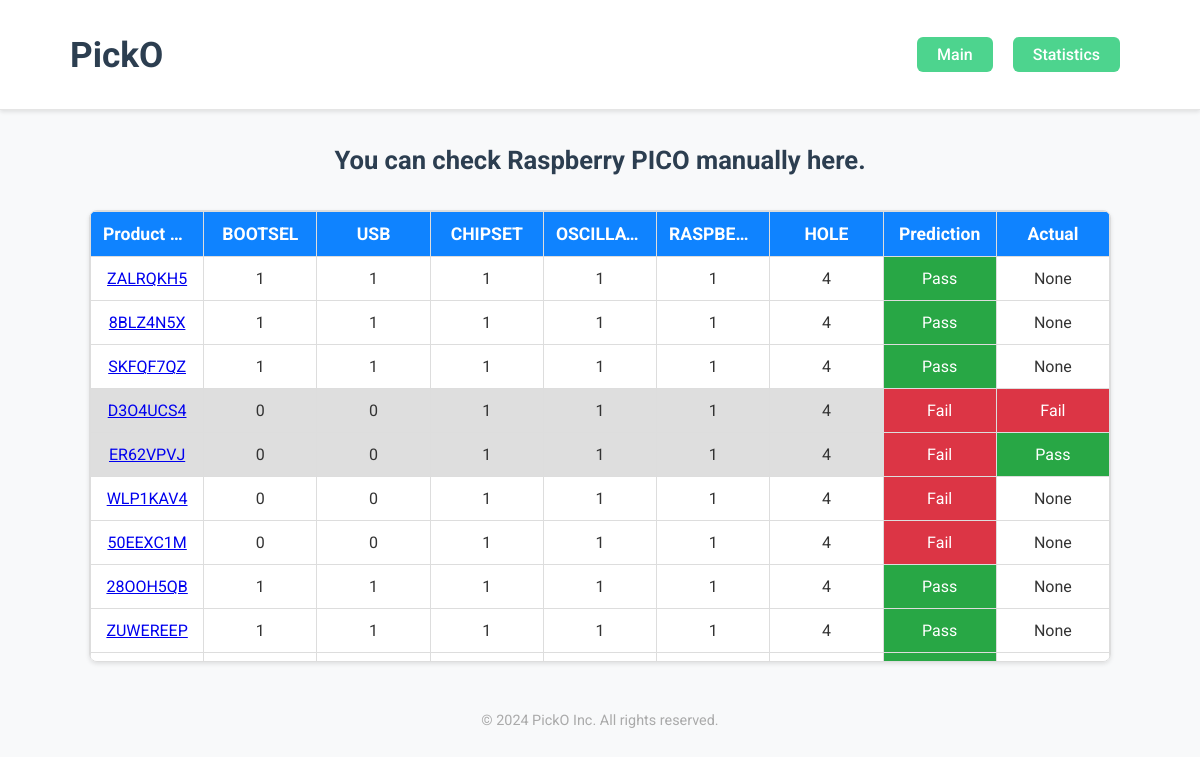
The app's page /inspection, older data.
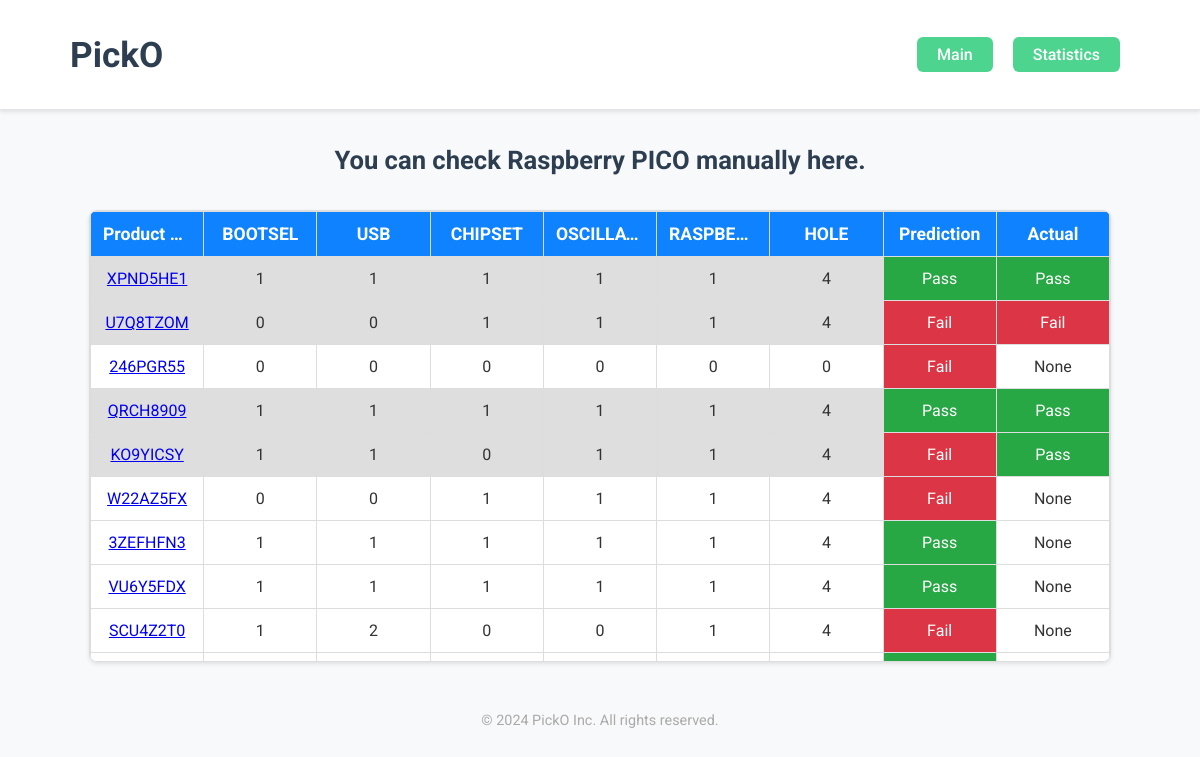
The same page, newer data.
### tables this page shows
CREATE TABLE 제품검수 (
            PRODUCT_NUM TEXT PRIMARY KEY,
            BOOTSEL INTEGER NOT NULL,
            USB INTEGER NOT NULL,
            CHIPSET INTEGER NOT NULL,
            OSCILLATOR INTEGER NOT NULL,
            RASPBERRY_PICO INTEGER NOT NULL,
            HOLE INTEGER NOT NULL,
            PREDICT TEXT NOT NULL,
            ACTUAL TEXT
        );

### app.py (the view)
@app.route('/inspection')
def inspection():
    conn = sqlite3.connect(db_path)
    cursor = conn.cursor()
    cursor.execute("SELECT * FROM 제품검수")
    data = cursor.fetchall()
    conn.close()
    return render_template('inspection.html', data=data)

### templates/inspection.html (shortened to what this page needs)
<!DOCTYPE html>
<html lang="en">
    <head>
        <link
            rel="stylesheet"
            href="{{ url_for('static', filename='css/inspection.css') }}"
        />
    </head>
    <body>
        <header>
            <h1 id="Logo">PickO</h1>
            <nav>
                <ul>
                    <li><a href="/">Main</a></li>
                    <li><a href="/statistics">Statistics</a></li>
                </ul>
            </nav>
        </header>
        <h2>You can check Raspberry PICO manually here.</h2>
        <main>
            <div id="table-container">
                <table>
                    <thead>
                        <tr>
                            <th>Product Number</th>
                            <th>BOOTSEL</th>
                            <th>USB</th>
                            <th>CHIPSET</th>
                            <th>OSCILLATOR</th>
                            <th>RASPBERRY PICO</th>
                            <th>HOLE</th>
                            <th>Prediction</th>
                            <th>Actual</th>
                        </tr>
                    </thead>
                    <tbody>
                        {% for row in data %}
                        <tr>
                            <td>
                                <a href="#" onclick="showImage('{{ row[0] }}')"
                                    >{{ row[0] }}</a
                                >
                            </td>
                            <td>{{ row[1] }}</td>
                            <td>{{ row[2] }}</td>
                            <td>{{ row[3] }}</td>
                            <td>{{ row[4] }}</td>
                            <td>{{ row[5] }}</td>
                            <td>{{ row[6] }}</td>
                            <td class="prediction">{{ row[7] }}</td>
                            <td class="actual">{{ row[8] }}</td>
                        </tr>
                        {% endfor %}
                    </tbody>
                </table>
            </div>
        </main>
        <footer>&copy; 2024 PickO Inc. All rights reserved.</footer>
    </body>
</html>

### static/css/inspection.css (style rules this page uses)
body { margin: 0; padding: 0; font-family: "Roboto", sans-serif; background-color: #f8f9fa; color: #333; }
header { margin: 0; padding: 10px 70px; display: flex; justify-content: space-between; align-items: center; background-color: #ffffff; border-bottom: 1px solid rgba(0, 0, 0, 0.1); box-shadow: 0 2px 4px rgba(0, 0, 0, 0.1); }
#Logo { font-size: 2.2rem; font-weight: 700; color: #2c3e50; }
nav ul { display: flex; justify-content: space-between; align-items: center; list-style: none; padding: 0; margin: 0; }
nav ul li { margin: 0 10px; }
nav ul li a { text-decoration: none; color: white; font-size: 1rem; font-weight: 500; background-color: #4dd48e; padding: 8px 20px; border-radius: 6px; transition: background-color 0.3s ease; }
h2 { text-align: center; font-size: 1.6rem; margin: 35px auto; color: #2c3e50; }
#table-container { width: 85%; max-height: 450px; overflow-y: auto; margin: 20px auto; border: 1px solid #ddd; border-radius: 8px; box-shadow: 0 2px 4px rgba(0, 0, 0, 0.1); background-color: #fff; }
table { width: 100%; border-collapse: collapse; background-color: #fff; table-layout: fixed; }
thead { position: sticky; top: 0; background-color: #0f83ff; color: white; z-index: 1; }
th, td { padding: 12px; border: 1px solid #ddd; text-align: center; vertical-align: middle; word-wrap: break-word; }
th { font-weight: bold; font-size: 1.1rem; }
th, td { white-space: nowrap; overflow: hidden; text-overflow: ellipsis; }
footer { text-align: center; margin-top: 40px; padding: 10px; font-size: 0.9rem; color: #aaa; }

Row changes from the older to the newer data that the page shows:
removed 제품검수: PRODUCT_NUM "ZALRQKH5", BOOTSEL "1", USB "1", CHIPSET "1", OSCILLATOR "1", RASPBERRY_PICO "1", HOLE "4", PREDICT "Pass", row "None"
removed 제품검수: PRODUCT_NUM "8BLZ4N5X", BOOTSEL "1", USB "1", CHIPSET "1", OSCILLATOR "1", RASPBERRY_PICO "1", HOLE "4", PREDICT "Pass", row "None"
removed 제품검수: PRODUCT_NUM "SKFQF7QZ", BOOTSEL "1", USB "1", CHIPSET "1", OSCILLATOR "1", RASPBERRY_PICO "1", HOLE "4", PREDICT "Pass", row "None"
removed 제품검수: PRODUCT_NUM "D3O4UCS4", BOOTSEL "0", USB "0", CHIPSET "1", OSCILLATOR "1", RASPBERRY_PICO "1", HOLE "4", PREDICT "Fail", ACTUAL "Fail"
removed 제품검수: PRODUCT_NUM "ER62VPVJ", BOOTSEL "0", USB "0", CHIPSET "1", OSCILLATOR "1", RASPBERRY_PICO "1", HOLE "4", PREDICT "Fail", ACTUAL "Pass"
removed 제품검수: PRODUCT_NUM "WLP1KAV4", BOOTSEL "0", USB "0", CHIPSET "1", OSCILLATOR "1", RASPBERRY_PICO "1", HOLE "4", PREDICT "Fail", row "None"
removed 제품검수: PRODUCT_NUM "50EEXC1M", BOOTSEL "0", USB "0", CHIPSET "1", OSCILLATOR "1", RASPBERRY_PICO "1", HOLE "4", PREDICT "Fail", row "None"
removed 제품검수: PRODUCT_NUM "28OOH5QB", BOOTSEL "1", USB "1", CHIPSET "1", OSCILLATOR "1", RASPBERRY_PICO "1", HOLE "4", PREDICT "Pass", row "None"
removed 제품검수: PRODUCT_NUM "ZUWEREEP", BOOTSEL "1", USB "1", CHIPSET "1", OSCILLATOR "1", RASPBERRY_PICO "1", HOLE "4", PREDICT "Pass", row "None"
added 제품검수: PRODUCT_NUM "XPND5HE1", BOOTSEL "1", USB "1", CHIPSET "1", OSCILLATOR "1", RASPBERRY_PICO "1", HOLE "4", PREDICT "Pass", ACTUAL "Pass"
added 제품검수: PRODUCT_NUM "U7Q8TZOM", BOOTSEL "0", USB "0", CHIPSET "1", OSCILLATOR "1", RASPBERRY_PICO "1", HOLE "4", PREDICT "Fail", ACTUAL "Fail"
added 제품검수: PRODUCT_NUM "246PGR55", BOOTSEL "0", USB "0", CHIPSET "0", OSCILLATOR "0", RASPBERRY_PICO "0", HOLE "0", PREDICT "Fail", row "None"
added 제품검수: PRODUCT_NUM "QRCH8909", BOOTSEL "1", USB "1", CHIPSET "1", OSCILLATOR "1", RASPBERRY_PICO "1", HOLE "4", PREDICT "Pass", ACTUAL "Pass"
added 제품검수: PRODUCT_NUM "KO9YICSY", BOOTSEL "1", USB "1", CHIPSET "0", OSCILLATOR "1", RASPBERRY_PICO "1", HOLE "4", PREDICT "Fail", ACTUAL "Pass"
added 제품검수: PRODUCT_NUM "W22AZ5FX", BOOTSEL "0", USB "0", CHIPSET "1", OSCILLATOR "1", RASPBERRY_PICO "1", HOLE "4", PREDICT "Fail", row "None"
added 제품검수: PRODUCT_NUM "3ZEFHFN3", BOOTSEL "1", USB "1", CHIPSET "1", OSCILLATOR "1", RASPBERRY_PICO "1", HOLE "4", PREDICT "Pass", row "None"
added 제품검수: PRODUCT_NUM "VU6Y5FDX", BOOTSEL "1", USB "1", CHIPSET "1", OSCILLATOR "1", RASPBERRY_PICO "1", HOLE "4", PREDICT "Pass", row "None"
added 제품검수: PRODUCT_NUM "SCU4Z2T0", BOOTSEL "1", USB "2", CHIPSET "0", OSCILLATOR "0", RASPBERRY_PICO "1", HOLE "4", PREDICT "Fail", row "None"
